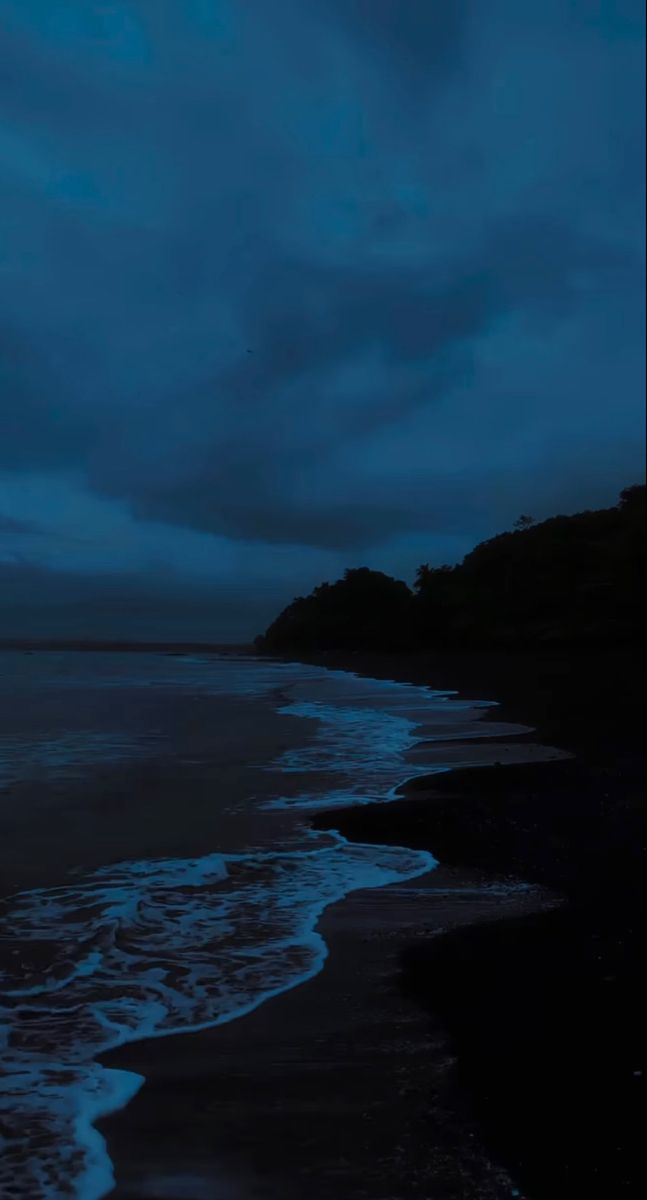
#> input picture homework_2/resources/dark_sea.jpg, 647 x 1200 px
$ python main.py
#> lines starting #> are read from the running program, lines starting #| are printed output that depends on the picture
# Colour Balancing
import cv2
import matplotlib
import numpy as np
from matplotlib import pyplot as plt

matplotlib.use('TkAgg')
plt.rcParams['figure.figsize'] = [10, 5]


def show_two_imgs(img1, img2):
    plt.subplot(121), plt.imshow(img1)
    plt.subplot(122), plt.imshow(img2)
    plt.show()


def apply(src_img, rgb_coeffs):
    new_img = np.zeros_like(src_img, dtype = np.float32)
    chs = 3
    # apply balancing
    for ch in range(chs):
        new_img[..., ch] = src_img[..., ch] * rgb_coeffs[ch]
    # balancing does not guarantee that the dynamic range is preserved, images must be clipped
    new_img = new_img / 255
    new_img[new_img > 1] = 1
    return new_img


img = cv2.imread('resources/dark_sea.jpg')
#> img is the input picture: shape (1200, 647, 3); mean B, G, R 68.2, 46.3, 17.7
img = cv2.cvtColor(img, cv2.COLOR_BGR2RGB)
plt.imshow(img)
plt.show()

# White patch
rows, columns, channels = img.shape
#> rows = 1200; columns = 647; channels = 3
# find the most white pixel - 'white patch'
rgb_sum, w_row, w_column = 0, 0, 0
for row in range(rows):
    for column in range(columns):
        if np.sum(img[row, column]) > rgb_sum:
            rgb_sum = np.sum(img[row, column])
            w_row = row
            w_column = column
#> after the loop, rgb_sum = 267; w_column = 336; w_row = 831
# define coefficients needed to make 'white patch' actually white
white_patch = img[w_row, w_column, :]
#> white_patch = [60, 92, 115]
coeffs = 255.0 / white_patch
#> coeffs = [4.25, 2.77, 2.22]
# apply white balancing
balanced = apply(img, coeffs)
#> after the loop in apply, `for ch in range(chs):`:
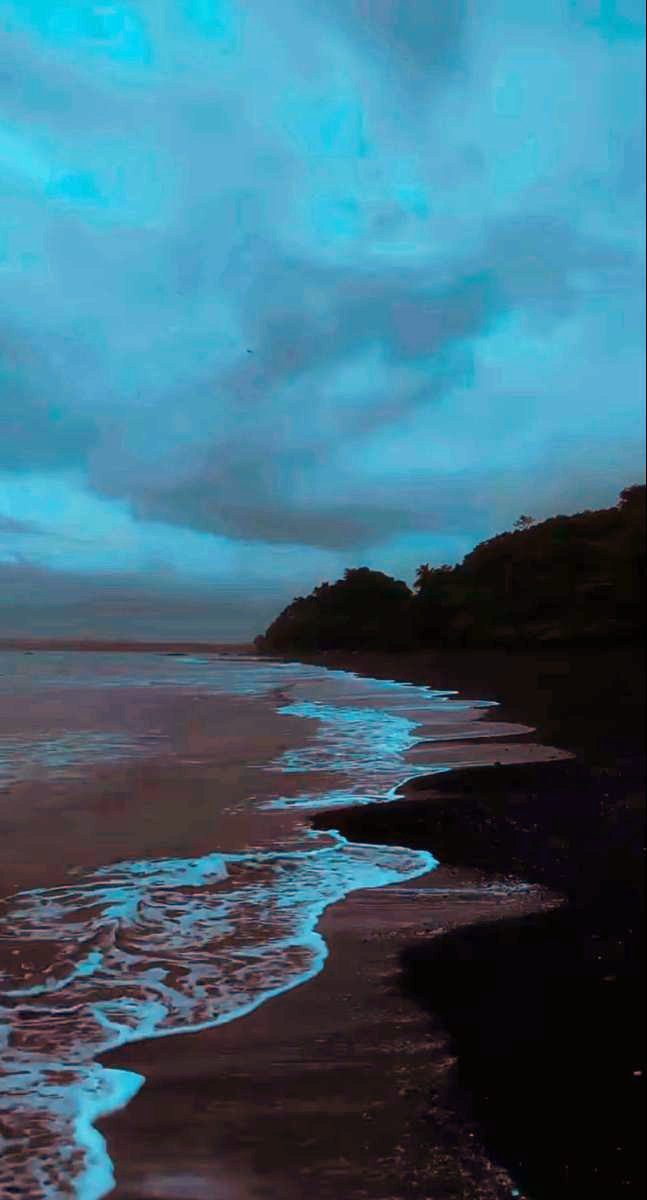
#> new_img: shape (1200, 647, 3) float32; mean R, G, B 75.2, 128.4, 151.2; drawn with min black and max white
#> in apply, `new_img[new_img > 1] = 1`:
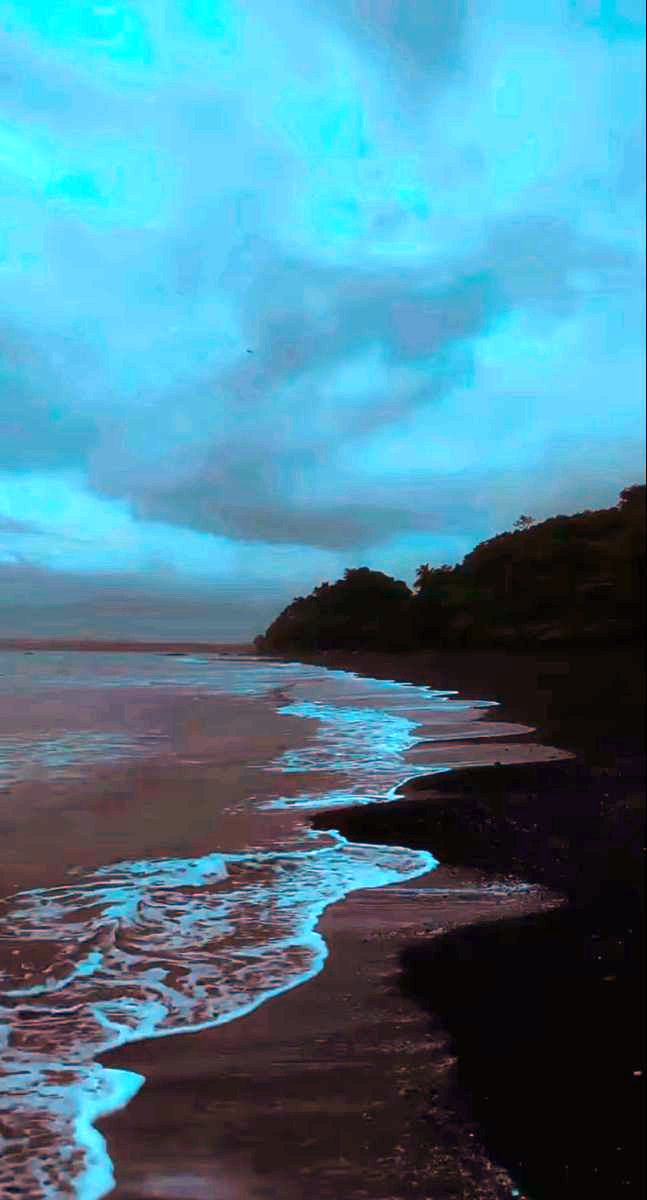
#> new_img: shape (1200, 647, 3) float32; mean R, G, B 0.295, 0.503, 0.584
show_two_imgs(img, balanced)
#> in show_two_imgs, `plt.show()`:
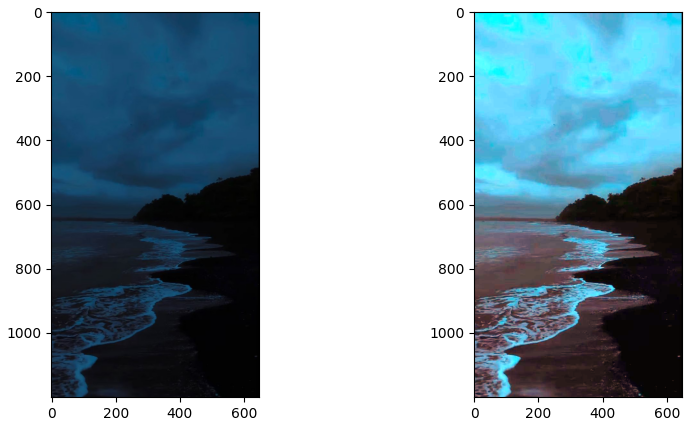
#> figure drawn by matplotlib, 2 panels

# Gray world
# assumes that in a normal well color balanced photo, the average of all the colors is a neutral gray
# compute mean values for all three colour channels
mean_rgb = np.mean(img, axis = (0, 1))
#> mean_rgb = [17.73, 46.28, 68.16]
# calculate coefficients for every channel
kr = np.max(mean_rgb) / mean_rgb[0]
#> kr = 3.84
kg = np.max(mean_rgb) / mean_rgb[1]
#> kg = 1.47
kb = np.max(mean_rgb) / mean_rgb[2]
#> kb = 1
coeffs = (kr, kg, kb)
#> coeffs = (3.84, 1.47, 1)
# apply coefficients to every channel
balanced = apply(img, coeffs)
#> call 2 of apply, with rgb_coeffs = (3.84, 1.47, 1)
#> after the loop in apply (call 2), `for ch in range(chs):`:
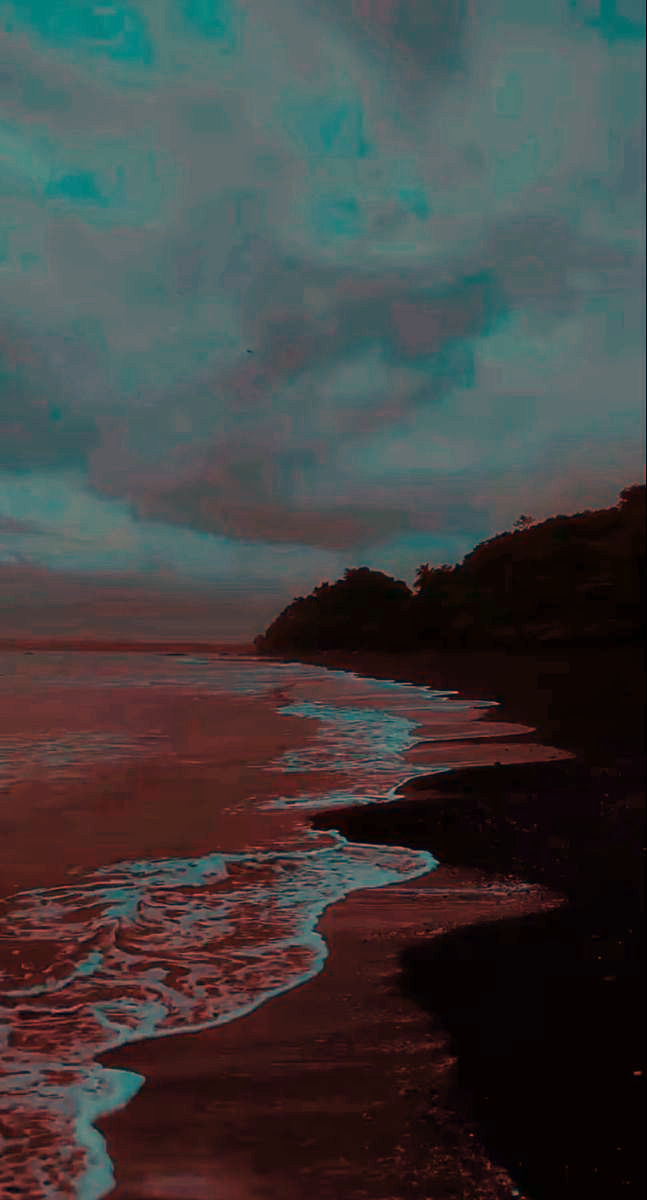
#> new_img: shape (1200, 647, 3) float32; mean R, G, B 68.1, 68.2, 68.1; drawn with min black and max white
#> in apply (call 2), `new_img[new_img > 1] = 1`: new_img: shape (1200, 647, 3) float32; mean R, G, B 0.267, 0.267, 0.268
show_two_imgs(img, balanced)

# Scale-by-max
# increases levels of colours so that the brightest value of each channel becomes 255
# compute maximum values for all three colour channels
max_rgb = np.max(img, axis = (0, 1))
#> max_rgb = [69, 97, 140]
coef_rgb = 255 / max_rgb
#> coef_rgb = [3.7, 2.63, 1.82]
balanced = apply(img, coef_rgb)
#> after the loop in apply (call 3), `for ch in range(chs):`:
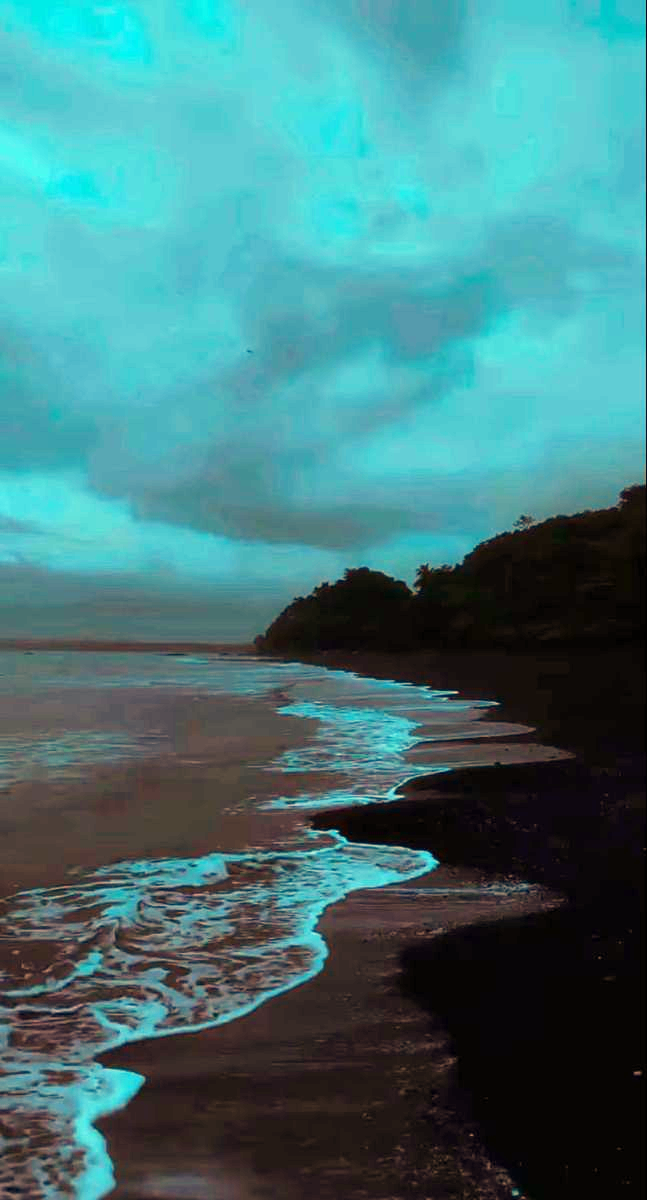
#> new_img: shape (1200, 647, 3) float32; mean R, G, B 65.5, 121.9, 124.1
show_two_imgs(img, balanced)
